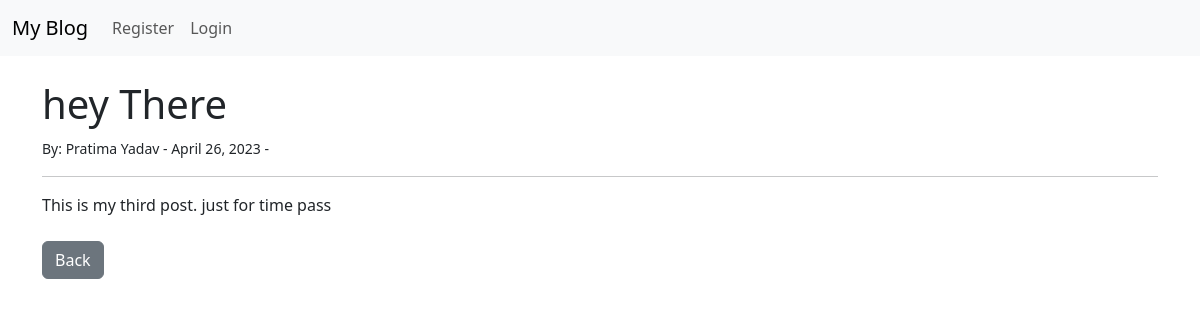
Page /article/3 on the committed database.
### theblog/models.py (models this page shows, shortened)
class Post(models.Model):
    title=models.CharField(max_length=255)
    title_tag=models.CharField(max_length=255)
    author=models.ForeignKey(User, on_delete=models.CASCADE)
    body=models.TextField()
    post_date=models.DateField(auto_now_add=True)
    category=models.CharField(max_length=255,default='coding')
    likes=models.ManyToManyField(User,related_name='blog_posts')

### theblog/views.py (the view)
# urls.py: path('article/<int:pk>',ArticleDetailView.as_view(),name="article-detail"),
class ArticleDetailView(DetailView):
    model=Post
    template_name='article_details.html'

### theblog/templates/article_details.html (shortened to what this page needs)
{% extends 'base.html' %}
{% block content %}
        <h1>{{post.title}}</h1>
        <small>By: {{post.author.first_name}} {{post.author.last_name}} - {{post.post_date}} -
                </small>
        <hr>
        {{post.body |safe}}
        <br>
        <br>
        <a href="{% url 'home'%}"  class="btn btn-secondary">Back</a>
        <br>
{% endblock%}

### rows in the picture
Post: title "hey There", author.first_name "Pratima", author.last_name "Yadav", post_date "April 26, 2023", body "This is my third post. just for time pass"
